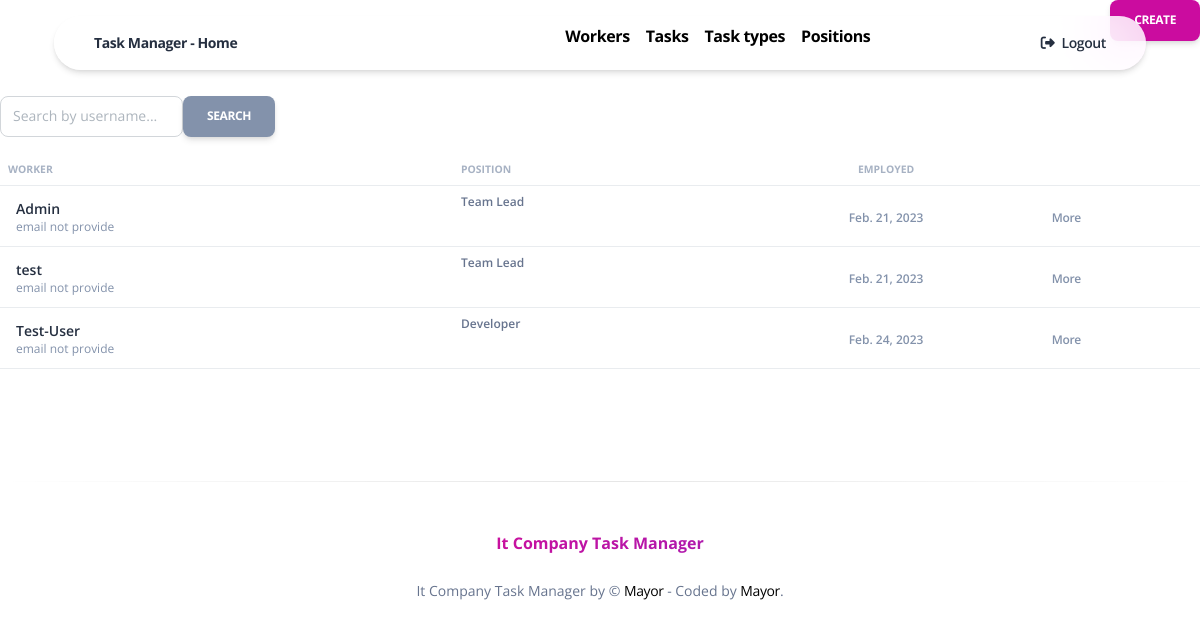
/worker/ (signed in), run on the app's committed database.
### task_manager/models.py (models this page shows, shortened)
class Worker(AbstractUser):
    position = models.ForeignKey(
        Position,
        on_delete=models.CASCADE,
        default=1
    )

class Position(models.Model):
    name = models.CharField(max_length=255)
    def __str__(self) -> str:
        return self.name

### task_manager/views.py (the view)
# urls.py: path("worker/", WorkerListView.as_view(), name="worker-list"),
class WorkerListView(LoginRequiredMixin, generic.ListView):
    model = Worker
    paginate_by = 5
    template_name = "task_manager/worker_list.html"
    def get_context_data(self, *, object_list=None, **kwargs) -> dict:
        context = super(WorkerListView, self).get_context_data(**kwargs)
        username = self.request.GET.get("username", "")
        context["search_form"] = WorkerSearchForm(initial={
            "username": username
        })
        return context
    def get_queryset(self) -> QuerySet:
        queryset = Worker.objects.select_related("position")
        form = WorkerSearchForm(self.request.GET)
        if form.is_valid():
            return queryset.filter(
                username__icontains=form.cleaned_data["username"]
            )
        return queryset

### task_manager/forms.py
class WorkerSearchForm(forms.Form):
    username = forms.CharField(
        max_length=255,
        label="",
        required=False,
        widget=forms.TextInput(
            attrs={"placeholder": "Search by username..."}
        )
    )

### task_manager/context_processors.py (called while the page is built)
def cfg_assets_root(request):
    return { 'ASSETS_ROOT' : settings.ASSETS_ROOT }

### templates/task_manager/worker_list.html (shortened to what this page needs)
{% extends "base-presentation.html" %}
{% load crispy_forms_filters %}
{% block content %}
  <a href="{% url "task_manager:worker-create" %}" class="btn btn-primary link-to-page" style="float: right">Create</a>
  <form action="" method="get" class="d-flex flex-row align-items-center flex-wrap mt-7">
    {{ search_form|crispy }}
    <input type="submit" value="Search" class="btn btn-secondary">
  </form>
  {% if worker_list %}
    <table class="table align-items-center mb-0 ">
      <tr>
        <th class="text-uppercase text-secondary text-xxs font-weight-bolder opacity-7">Worker</th>
        <th class="text-uppercase text-secondary text-xxs font-weight-bolder opacity-7 ps-2">Position</th>
        <th class="text-center text-uppercase text-secondary text-xxs font-weight-bolder opacity-7">Employed</th>
        <th class="text-secondary opacity-7"></th>
      </tr>
      {% for worker in worker_list %}
        <tr>
          <td>
            <div class="d-flex px-2 py-1">
              <div class="d-flex flex-column justify-content-center">
                <h6 class="mb-0 text-sm">{{ worker.username }}</h6>
                {% if worker.email %}
                  <p class="text-xs text-secondary mb-0">{{ worker.email }}</p>
                {% else %}
                  <p class="text-xs text-secondary mb-0">email not provide</p>
                {% endif %}
              </div>
            </div>
          </td>
          <td>
            <p class="text-xs font-weight-bold mb-0">{{ worker.position }}</p>
          </td>
          <td class="align-middle text-center">
            <span class="text-secondary text-xs font-weight-bold">{{ worker.date_joined.date }}</span>
          </td>
          <td class="align-middle">
            <a href="{% url "task_manager:worker-detail" pk=worker.id %}" class="text-secondary font-weight-bold text-xs" data-toggle="tooltip" data-original-title="Edit user">
              More
            </a>
          </td>
        </tr>
      {% endfor %}
    </table>
  {% else %}
    There are no workers
  {% endif %}
{% endblock %}

### data on the page
Worker: username "Admin", email "email not provide", position "Team Lead", date_joined "Feb. 21, 2023"
Worker: username "test", email "email not provide", position "Team Lead", date_joined "Feb. 21, 2023"
Worker: username "Test-User", email "email not provide", position "Developer", date_joined "Feb. 24, 2023"
